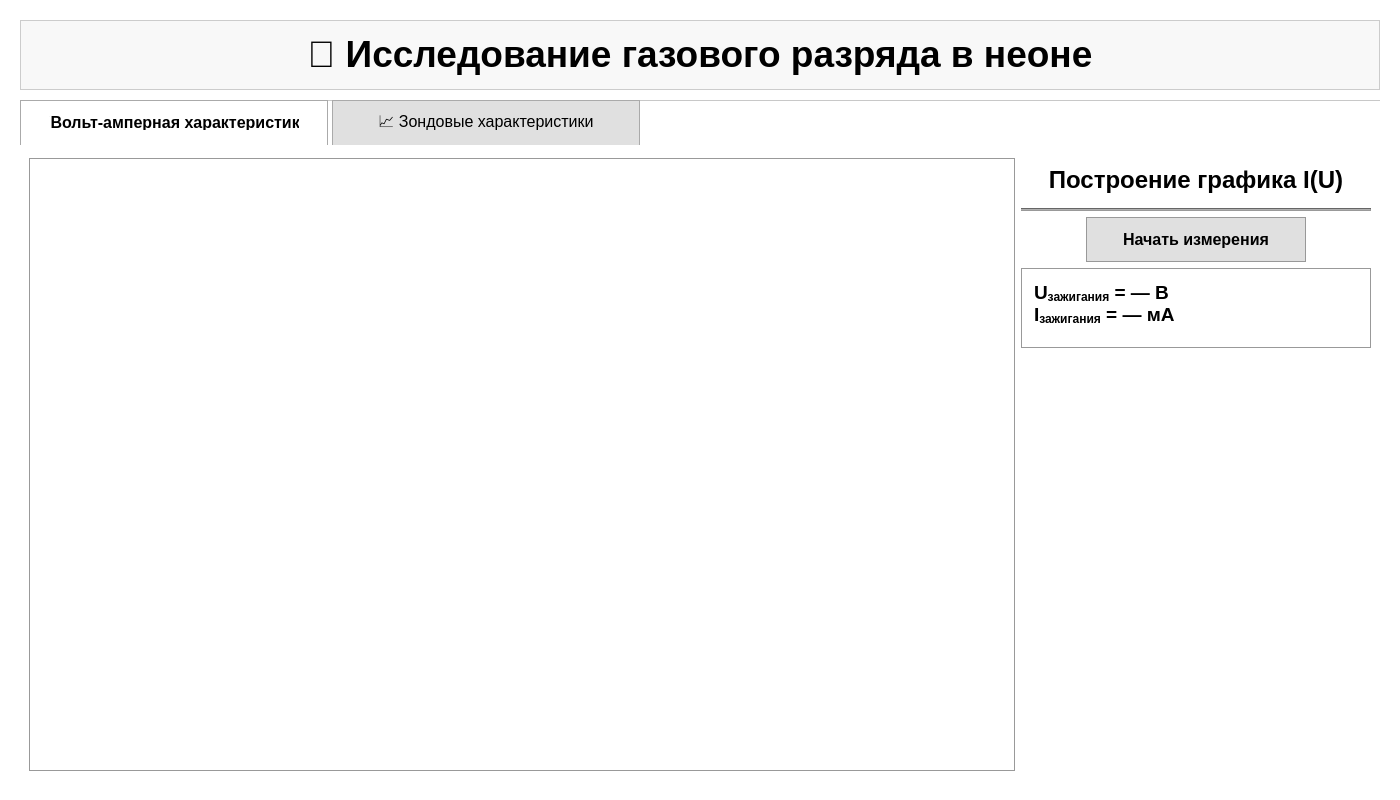
<?xml version="1.0" encoding="UTF-8"?>
<ui version="4.0">
 <class>Widget</class>
 <widget class="QWidget" name="Widget">
  <property name="geometry">
   <rect>
    <x>0</x>
    <y>0</y>
    <width>1400</width>
    <height>800</height>
   </rect>
  </property>
  <property name="windowTitle">
   <string>Лабораторная работа: Исследование газового разряда</string>
  </property>
  <property name="styleSheet">
   <string notr="true">QWidget {
    background-color: #ffffff;
    color: #000000;
    font-family: 'Segoe UI';
    font-size: 10pt;
}
QTextBrowser {
    background-color: #f8f8f8;
    border: 1px solid #cccccc;
    border-radius: 0px;
    color: #000000;
    padding: 8px;
    font-size: 11pt;
}
QProgressBar {
    border: 2px solid #999999;
    border-radius: 0px;
    background-color: #f0f0f0;
    text-align: center;
    color: #000000;
    font-weight: bold;
    font-size: 11pt;
}
QProgressBar::chunk {
    background-color: #cccccc;
    border-radius: 0px;
}
QTabWidget::pane {
    border: none;
    background-color: #fafafa;
    border-radius: 0px;
    margin-top: 4px;
}
QTabWidget::tab-bar {
    alignment: center;
}
QTabBar::tab {
    background-color: #e0e0e0;
    border: 1px solid #aaaaaa;
    border-bottom: none;
    border-top-left-radius: 0px;
    border-top-right-radius: 0px;
    padding: 14px 28px;
    margin-right: 4px;
    font-size: 12pt;
    color: #000000;
    min-width: 250px;
}
QTabBar::tab:selected {
    background-color: #ffffff;
    color: #000000;
    font-weight: bold;
    border: 1px solid #aaaaaa;
    border-bottom: 1px solid #ffffff;
}
QTabBar::tab:hover {
    background-color: #d0d0d0;
}
QGraphicsView {
    border: 2px solid #999999;
    border-radius: 0px;
    background-color: #ffffff;
    color: #000000;
}
QPushButton {
    background-color: #e0e0e0;
    color: #000000;
    border: 1px solid #999999;
    border-radius: 0px;
    padding: 12px 24px;
    font-weight: bold;
    font-size: 11pt;
}
QPushButton:hover {
    background-color: #d0d0d0;
}
QLabel {
    color: #000000;
    font-weight: bold;
    font-size: 12pt;
}
QDoubleSpinBox {
    background-color: #ffffff;
    color: #000000;
    border: 1px solid #999999;
    border-radius: 0px;
    padding: 5px;
    font-size: 12pt;
    min-height: 40px;
}
QDoubleSpinBox::up-button, QDoubleSpinBox::down-button {
    width: 20px;
    background-color: #e0e0e0;
    border: 1px solid #999999;
    border-radius: 0px;
}
QDoubleSpinBox::up-button:hover, QDoubleSpinBox::down-button:hover {
    background-color: #d0d0d0;
}
QTableWidget {
    background-color: #ffffff;
    color: #000000;
    gridline-color: #cccccc;
    border: 1px solid #999999;
}
QTableWidget QHeaderView::section {
    background-color: #f0f0f0;
    color: #000000;
    padding: 4px;
    border: 1px solid #cccccc;
}</string>
  </property>
  <widget class="QTextBrowser" name="textBrowser">
   <property name="geometry">
    <rect>
     <x>20</x>
     <y>20</y>
     <width>1360</width>
     <height>70</height>
    </rect>
   </property>
   <property name="html">
    <string>&lt;!DOCTYPE HTML PUBLIC &quot;-//W3C//DTD HTML 4.0//EN&quot; &quot;http://www.w3.org/TR/REC-html40/strict.dtd&quot;&gt;
&lt;html&gt;&lt;head&gt;&lt;meta name=&quot;qrichtext&quot; content=&quot;1&quot; /&gt;&lt;meta charset=&quot;utf-8&quot; /&gt;&lt;style type=&quot;text/css&quot;&gt;
p, li { white-space: pre-wrap; }
hr { height: 1px; border-width: 0; }
li.unchecked::marker { content: &quot;\2610&quot;; }
li.checked::marker { content: &quot;\2612&quot;; }
&lt;/style&gt;&lt;/head&gt;&lt;body style=&quot; font-family:'Segoe UI'; font-size:10pt; font-weight:400; font-style:normal;&quot;&gt;
&lt;p align=&quot;center&quot; style=&quot; margin-top:12px; margin-bottom:12px; margin-left:0px; margin-right:0px; -qt-block-indent:0; text-indent:0px;&quot;&gt;&lt;span style=&quot; font-family:'Georgia'; font-size:28pt; font-weight:600; color:#000000;&quot;&gt;🔬 Исследование газового разряда в неоне&lt;/span&gt;&lt;/p&gt;&lt;/body&gt;&lt;/html&gt;</string>
   </property>
  </widget>

  <!-- Вкладки -->
  <widget class="QTabWidget" name="tabWidget">
   <property name="geometry">
    <rect>
     <x>20</x>
     <y>100</y>
     <width>1360</width>
     <height>680</height>
    </rect>
   </property>
   <property name="currentIndex">
    <number>0</number>
   </property>
   <property name="documentMode">
    <bool>true</bool>
   </property>

   <!-- Вкладка 1: График I(U) -->
   <widget class="QWidget" name="tab_iu">
    <attribute name="title">
     <string>⚡Вольт-амперная характеристика</string>
    </attribute>
    <layout class="QHBoxLayout" name="horizontalLayout_2">
     <!-- Левая часть: ТОЛЬКО таблица -->
     <item>
      <widget class="QTableWidget" name="table_points_iu">
       <property name="editTriggers">
        <set>QAbstractItemView::NoEditTriggers</set>
       </property>
       <property name="selectionBehavior">
        <enum>QAbstractItemView::SelectRows</enum>
       </property>
       <property name="sizePolicy">
        <sizepolicy hsizetype="Expanding" vsizetype="Expanding">
         <horstretch>0</horstretch>
         <verstretch>1</verstretch>
        </sizepolicy>
       </property>
      </widget>
     </item>

     <!-- Правая панель: управление -->
     <item>
      <layout class="QVBoxLayout" name="controlPanelLayout_IU">
       <!-- Заголовок -->
       <item>
        <widget class="QLabel" name="label_graphTitle_IU">
         <property name="text">
          <string>Построение графика I(U)</string>
         </property>
         <property name="alignment">
          <set>Qt::AlignCenter</set>
         </property>
         <property name="styleSheet">
          <string notr="true">font-size: 18pt; font-weight: bold; color: #000000; padding: 8px;</string>
         </property>
        </widget>
       </item>
       <item>
        <widget class="Line" name="line_iu">
         <property name="orientation">
          <enum>Qt::Horizontal</enum>
         </property>
         <property name="styleSheet">
          <string notr="true">background-color: #999999;</string>
         </property>
        </widget>
       </item>

       <!-- Кнопка -->
       <item alignment="Qt::AlignCenter">
        <widget class="QPushButton" name="startButton_IU">
         <property name="text">
          <string>Начать измерения</string>
         </property>
         <property name="minimumSize">
          <size>
           <width>220</width>
           <height>45</height>
          </size>
         </property>
         <property name="styleSheet">
          <string notr="true">background-color: #e0e0e0;
color: #000000;
border: 1px solid #999999;
font-weight: bold;
font-size: 12pt;
padding: 10px;</string>
         </property>
        </widget>
       </item>

       <!-- Поле U/I зажигания -->
       <item>
        <widget class="QTextBrowser" name="textBrowser_U_I_zag">
         <property name="minimumSize">
          <size>
           <width>350</width>
           <height>80</height>
          </size>
         </property>
         <property name="maximumSize">
          <size>
           <width>350</width>
           <height>80</height>
          </size>
         </property>
         <property name="styleSheet">
          <string notr="true">background-color: #ffffff;
border: 1px solid #999999;
color: #000000;
font-size: 14pt;
font-weight: bold;
padding: 8px;</string>
         </property>
         <property name="html">
          <string>&lt;html&gt;&lt;head/&gt;&lt;body&gt;&lt;p&gt;U&lt;sub&gt;зажигания&lt;/sub&gt; = — В&lt;br&gt;I&lt;sub&gt;зажигания&lt;/sub&gt; = — мА&lt;/p&gt;&lt;/body&gt;&lt;/html&gt;</string>
         </property>
         <property name="verticalScrollBarPolicy">
          <enum>Qt::ScrollBarAlwaysOff</enum>
         </property>
         <property name="horizontalScrollBarPolicy">
          <enum>Qt::ScrollBarAlwaysOff</enum>
         </property>
        </widget>
       </item>

       <item>
        <spacer name="verticalSpacer_IU">
         <property name="orientation">
          <enum>Qt::Vertical</enum>
         </property>
         <property name="sizeHint" stdset="0">
          <size>
           <width>20</width>
           <height>40</height>
          </size>
         </property>
        </spacer>
       </item>
      </layout>
     </item>
    </layout>
   </widget>

   <!-- Вкладка 2: ВАХ зонда -->
   <widget class="QWidget" name="tab_2">
    <attribute name="title">
     <string>📈 Зондовые характеристики</string>
    </attribute>
    <layout class="QHBoxLayout" name="horizontalLayout_tab2">
     <!-- Левая панель: таблицы -->
     <item>
      <layout class="QVBoxLayout" name="leftPanelLayout">
       <!-- Верхняя таблица -->
       <item>
        <widget class="QTableWidget" name="table_points">
         <property name="editTriggers">
          <set>QAbstractItemView::NoEditTriggers</set>
         </property>
         <property name="selectionBehavior">
          <enum>QAbstractItemView::SelectRows</enum>
         </property>
         <property name="sizePolicy">
          <sizepolicy hsizetype="Expanding" vsizetype="Expanding">
           <horstretch>0</horstretch>
           <verstretch>1</verstretch>
          </sizepolicy>
         </property>
        </widget>
       </item>

       <!-- Заполнитель -->
       <item>
        <spacer name="verticalSpacerTop">
         <property name="orientation">
          <enum>Qt::Vertical</enum>
         </property>
         <property name="sizeType">
          <enum>QSizePolicy::Expanding</enum>
         </property>
         <property name="sizeHint" stdset="0">
          <size>
           <width>20</width>
           <height>0</height>
          </size>
         </property>
        </spacer>
       </item>

       <!-- Заголовок: "Параметры плазмы" -->
       <item>
        <widget class="QLabel" name="label_probe_params">
         <property name="text">
          <string>Параметры плазмы</string>
         </property>
         <property name="alignment">
          <set>Qt::AlignCenter</set>
         </property>
         <property name="styleSheet">
          <string notr="true">font-size: 14pt; font-weight: bold; color: #000000; padding: 3px; background-color: #f0f0f0; border: 1px solid #999999;</string>
         </property>
         <property name="maximumHeight">
          <number>40</number>
         </property>
        </widget>
       </item>

       <!-- Нижняя таблица -->
       <item>
        <widget class="QTableWidget" name="table_params">
         <property name="editTriggers">
          <set>QAbstractItemView::NoEditTriggers</set>
         </property>
         <property name="selectionBehavior">
          <enum>QAbstractItemView::SelectRows</enum>
         </property>
         <property name="sizeAdjustPolicy">
          <enum>QAbstractScrollArea::AdjustToContents</enum>
         </property>
         <property name="sizePolicy">
          <sizepolicy hsizetype="Expanding" vsizetype="Minimum">
           <horstretch>0</horstretch>
           <verstretch>0</verstretch>
          </sizepolicy>
         </property>
        </widget>
       </item>
      </layout>
     </item>

     <!-- Правая панель: управление -->
     <item>
      <layout class="QVBoxLayout" name="controlPanelLayout">
       <item>
        <widget class="QLabel" name="label_graphTitle">
         <property name="text">
          <string>Построение графика I(U)
для зонда</string>
         </property>
         <property name="alignment">
          <set>Qt::AlignCenter</set>
         </property>
         <property name="styleSheet">
          <string notr="true">font-size: 18pt; font-weight: bold; color: #000000; padding: 12px 8px;</string>
         </property>
        </widget>
       </item>
       <item>
        <widget class="Line" name="line">
         <property name="orientation">
          <enum>Qt::Horizontal</enum>
         </property>
         <property name="styleSheet">
          <string notr="true">background-color: #999999;</string>
         </property>
        </widget>
       </item>

       <!-- Ток разряда -->
       <item>
        <layout class="QHBoxLayout" name="layout_discharge_current">
         <item>
          <widget class="QLabel" name="label_discharge_current">
           <property name="text">
            <string>Ток разряда (мкА):</string>
           </property>
           <property name="styleSheet">
            <string notr="true">font-size: 12pt; font-weight: bold; color: #000000;</string>
           </property>
          </widget>
         </item>
         <item>
          <widget class="QDoubleSpinBox" name="spinBox_discharge_current">
           <property name="suffix">
            <string> мкА</string>
           </property>
           <property name="minimum">
            <double>-500.000000000000000</double>
           </property>
           <property name="maximum">
            <double>500.000000000000000</double>
           </property>
           <property name="value">
            <double>0.000000000000000</double>
           </property>
           <property name="singleStep">
            <double>10.000000000000000</double>
           </property>
           <property name="minimumSize">
            <size>
             <width>180</width>
             <height>40</height>
            </size>
           </property>
          </widget>
         </item>
        </layout>
       </item>

       <!-- Модуль напряжения -->
       <item>
        <layout class="QHBoxLayout" name="layout_voltage">
         <item>
          <widget class="QLabel" name="label_voltage">
           <property name="text">
            <string>Модуль напряжения (В):</string>
           </property>
           <property name="styleSheet">
            <string notr="true">font-size: 12pt; font-weight: bold; color: #000000;</string>
           </property>
          </widget>
         </item>
         <item>
          <widget class="QDoubleSpinBox" name="spinBox_voltage">
           <property name="suffix">
            <string> В</string>
           </property>
           <property name="minimum">
            <number>0</number>
           </property>
           <property name="maximum">
            <number>25</number>
           </property>
           <property name="value">
            <number>0</number>
           </property>
           <property name="singleStep">
            <number>1</number>
           </property>
           <property name="minimumSize">
            <size>
             <width>120</width>
             <height>40</height>
            </size>
           </property>
          </widget>
         </item>
        </layout>
       </item>

       <!-- Кнопка -->
       <item alignment="Qt::AlignCenter">
        <widget class="QPushButton" name="startButton">
         <property name="text">
          <string>Начать измерения</string>
         </property>
         <property name="minimumSize">
          <size>
           <width>220</width>
           <height>45</height>
          </size>
         </property>
         <property name="styleSheet">
          <string notr="true">background-color: #e0e0e0;
color: #000000;
border: 1px solid #999999;
font-weight: bold;
font-size: 12pt;
padding: 10px;</string>
         </property>
        </widget>
       </item>

       <item>
        <spacer name="verticalSpacerRight">
         <property name="orientation">
          <enum>Qt::Vertical</enum>
         </property>
         <property name="sizeHint" stdset="0">
          <size>
           <width>20</width>
           <height>40</height>
          </size>
         </property>
        </spacer>
       </item>
      </layout>
     </item>
    </layout>
   </widget>
  </widget>
 </widget>
 <resources/>
 <connections/>
</ui>
